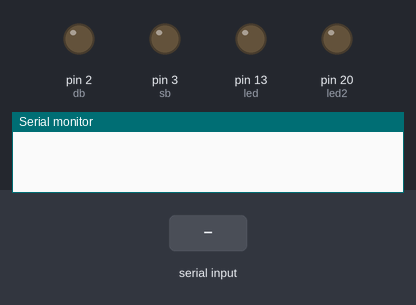
A sketch run on a simulated Arduino Mega 2560, built with avr-gcc and run on an emulated ATmega2560. On the bench: output pins drawn as LEDs (lit = HIGH), the last lines printed to the serial monitor. Dashed ring = blinking. The test bench sets the inputs (shaded band).

Above: at 1.2 s.
1.3 s: "D" received over Serial
At 1.46 s:
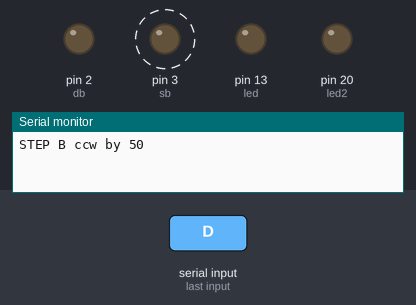
3.7 s: "B" received over Serial
At 4.9 s:
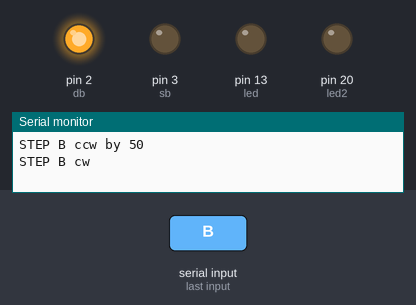
5.2 s: "F" received over Serial
At 5.8 s:
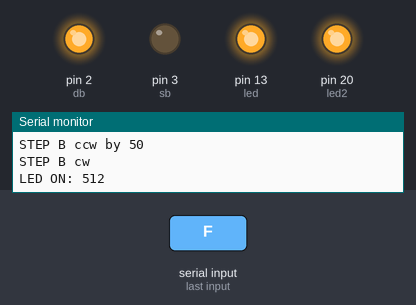
6.7 s: "b" received over Serial
At 7.3 s:
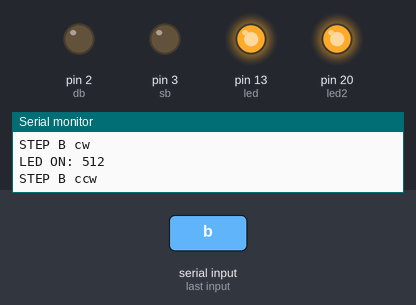
8.2 s: "B" received over Serial
At 8.5 s:
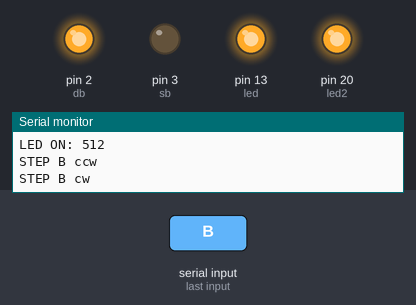
Timing chart, 0 to 10.7 s (numbered marks = the images above; inputs shaded):
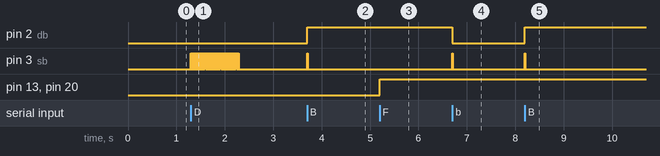

Measured:
- after the input at 1.3 s, pin 3 (sb): alternates HIGH for 0.01 s and LOW for 0.01 s, 100 changes in all, then stays LOW, starting at once
- after the input at 3.7 s, pin 2 (db): LOW → HIGH at once; pin 3 (sb): LOW → HIGH at once, → LOW 0.01 s later
- after the input at 5.2 s, pin 13 (led), pin 20 (led2): LOW → HIGH at once
- after the input at 6.7 s, pin 2 (db): HIGH → LOW at once; pin 3 (sb): LOW → HIGH at once, → LOW 0.01 s later
- after the input at 8.2 s, pin 2 (db): LOW → HIGH at once; pin 3 (sb): LOW → HIGH at once, → LOW 0.01 s later

The sketch:

serial_c.ino
```cpp
int sa = 1;
int da = 0;
int sb = 3;
int db = 2;

int led = 13;
int led2 = 20;

int adc = A9;


int DT = 10; //delay time when stepping - dictates max speed

int pos_a = 0;
int pos_b = 0;

void setup()
{
  Serial.begin(115200); // USB is always 12 Mbit/sec
  pinMode(sa, OUTPUT);
  pinMode(da, OUTPUT);
  pinMode(sb, OUTPUT);
  pinMode(db, OUTPUT);
  pinMode(led, OUTPUT);
  pinMode(led2, OUTPUT);
  pinMode(adc, INPUT);
}


void step_a(int n){
  if (n>0){
    digitalWrite(da, LOW);
  }
  else {
    digitalWrite(da, HIGH);
    n = -n;
  }

  while (n > 0){
    digitalWrite(sa, HIGH);
    delay(DT);
    digitalWrite(sa, LOW);
    delay(DT);
    n -= 1;
  }
}

void step_b(int n){
  if (n>0){
    digitalWrite(db, LOW);
  }
  else {
    digitalWrite(db, HIGH);
    n = -n;
  }

  while (n > 0){
    digitalWrite(sb, HIGH);
    delay(DT);
    digitalWrite(sb, LOW);
    delay(DT);
    n -= 1;
  }
}


void loop()
{

  if (Serial.available()){
    char input = Serial.read();
    if (input == 'a'){
      Serial.println("STEP A ccw");
      step_a(1);
    }
    if (input == 'A'){
      Serial.println("STEP A cw");
      step_a(-1);
    }
    if (input == 'b'){
      Serial.println("STEP B ccw");
      step_b(1);
    }
    if (input == 'B'){
      Serial.println("STEP B cw");
      step_b(-1);
    }
    if (input == 'C'){
      Serial.println("STEP A ccw by 10");
      step_a(10);
    }
    if (input == 'D'){
      Serial.println("STEP B ccw by 50");
      step_b(50);
    }
    if (input == 'E'){
      Serial.println(analogRead(adc));
    }
    if (input == 'F'){
      digitalWrite(led, HIGH);
      digitalWrite(led2, HIGH);
      Serial.print("LED ON: ");
      Serial.println(analogRead(adc));
    }
    if (input == 'G'){
      digitalWrite(led, LOW);
      digitalWrite(led2, LOW);
      Serial.print("LED OFF: ");
      Serial.println(analogRead(adc));
    }
    if (input == 'H'){
      int val = 0;
      int i = 0;
      while (i < 16){
        val += analogRead(adc);
        i += 1;
      }
      Serial.println(val);
    }

    //Serial.print(input);
  }
//  Serial.println("Hello World...");
//  delay(1000);  // do not print too fast!
}
```
